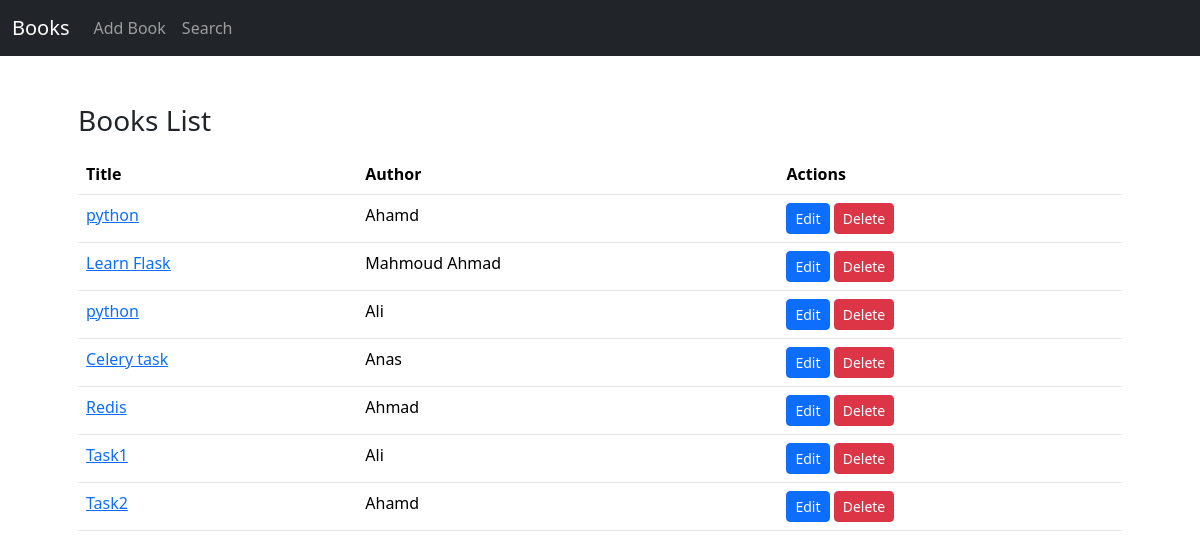
The page / on the database its author committed.
### models.py (models this page shows)
class Book(db.Model):
    id = db.Column(db.Integer, primary_key=True)
    title = db.Column(db.String(100),nullable=False)
    author_id = db.Column(db.Integer,db.ForeignKey('author.id'),nullable=False)
    reviews = db.relationship('Review',backref='book',lazy=True)

class Author(db.Model):
    id = db.Column(db.Integer, primary_key=True)
    name = db.Column(db.String(100),nullable=False)
    books = db.relationship('Book',backref='author',lazy=True)

### web.py (the view)
@app.route('/')
def index():
    books = Book.query.all()
    return render_template("index.html",books=books)

### templates/index.html
{% extends "base.html" %}
{% block body %}
    <h3>Books List</h3>
    <table class="table mt-3">
        <thead>
            <tr>
                <th>Title</th>
                <th>Author</th>
                <th>Actions</th>
            </tr>
        </thead>
        <tbody>
            {% for book in books %}
            <tr>
                <td><a href="{{url_for('book_detail', id=book.id)}}">{{book.title}}</a></td>
                <td>{{book.author.name}}</td>
                <td>
                    <a href="{{url_for('edit_book', id=book.id) }}" class="btn btn-sm btn-primary">Edit</a>
                    <a href="{{url_for('delete_book', id=book.id) }}" class="btn btn-sm btn-danger">Delete</a>
                </td>
            </tr>
            {% endfor %}
        </tbody>
    </table>
{% endblock body %}

### rows shown on the page
Book: title "python", author.name "Ahamd"
Book: title "Learn Flask", author.name "Mahmoud Ahmad"
Book: title "python", author.name "Ali"
Book: title "Celery task", author.name "Anas"
Book: title "Redis", author.name "Ahmad"
Book: title "Task1", author.name "Ali"
Book: title "Task2", author.name "Ahamd"
